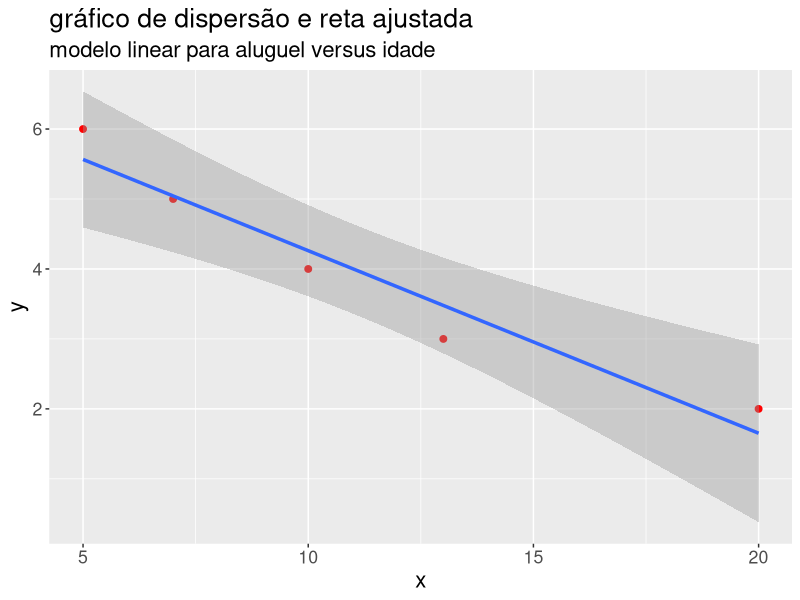
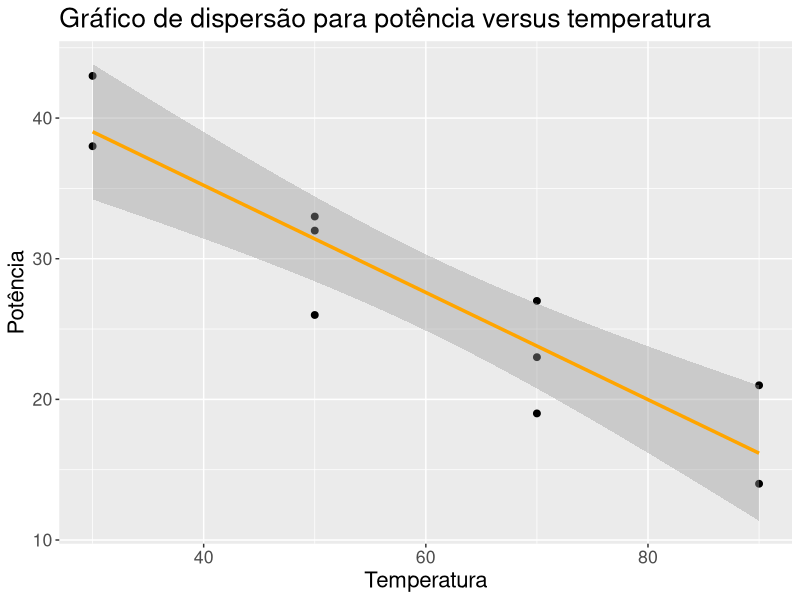
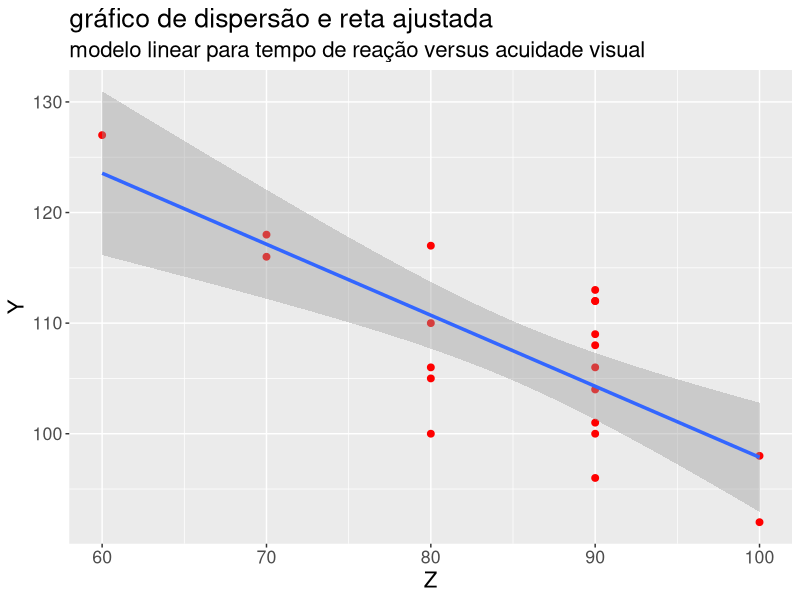
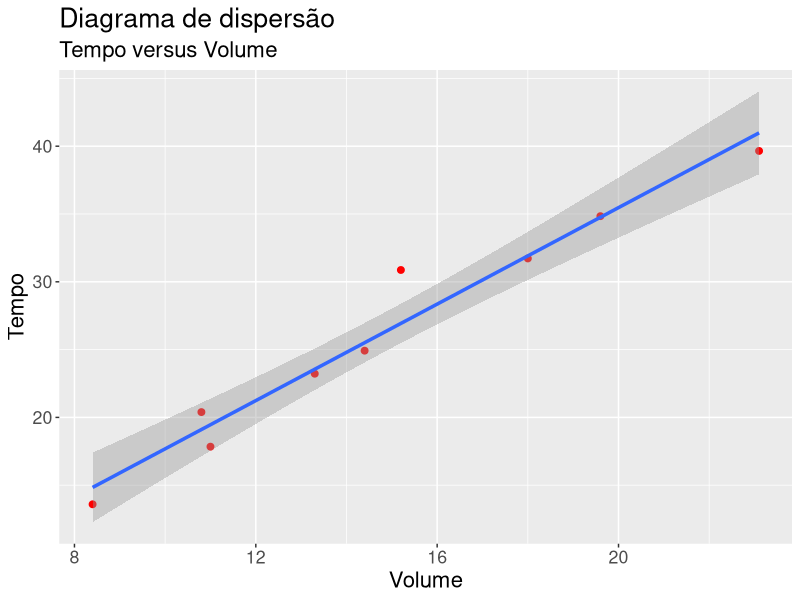
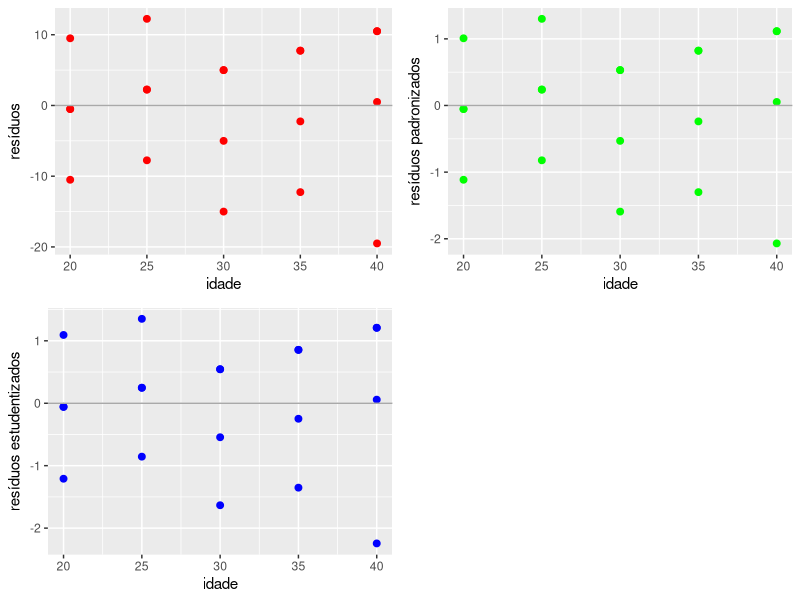
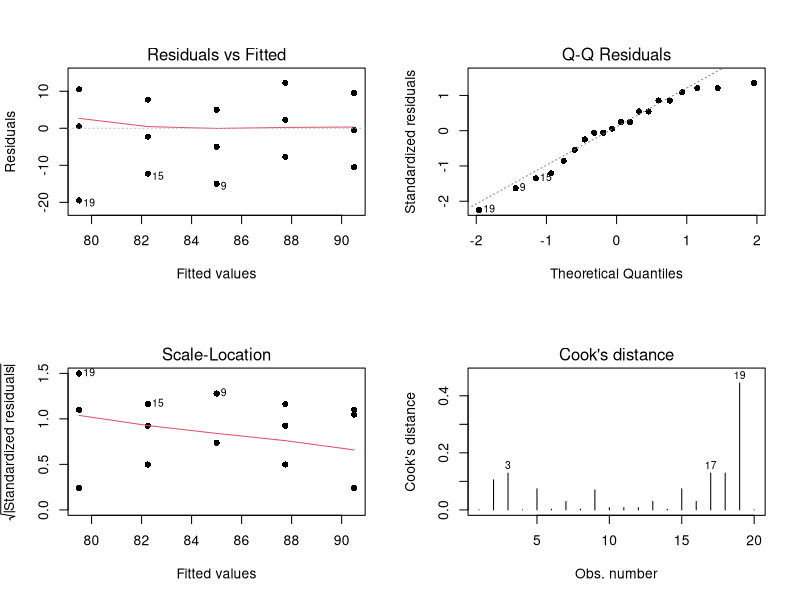
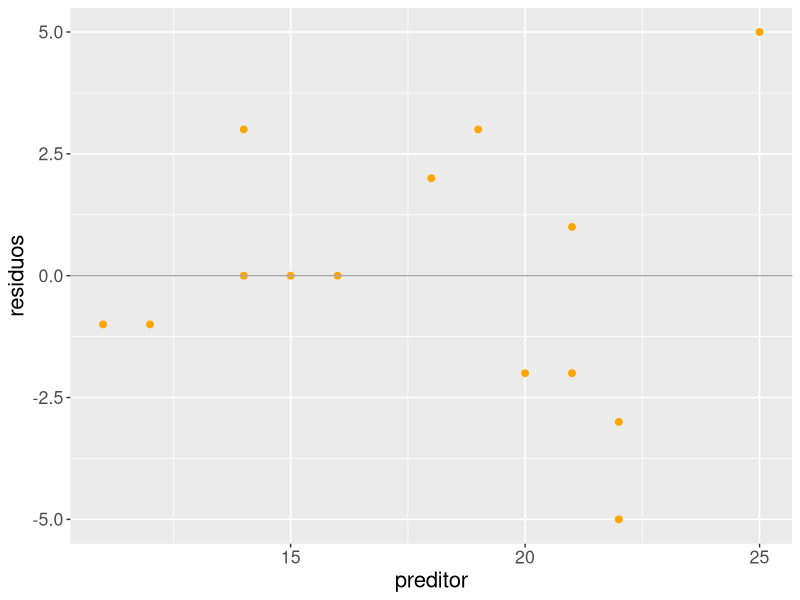
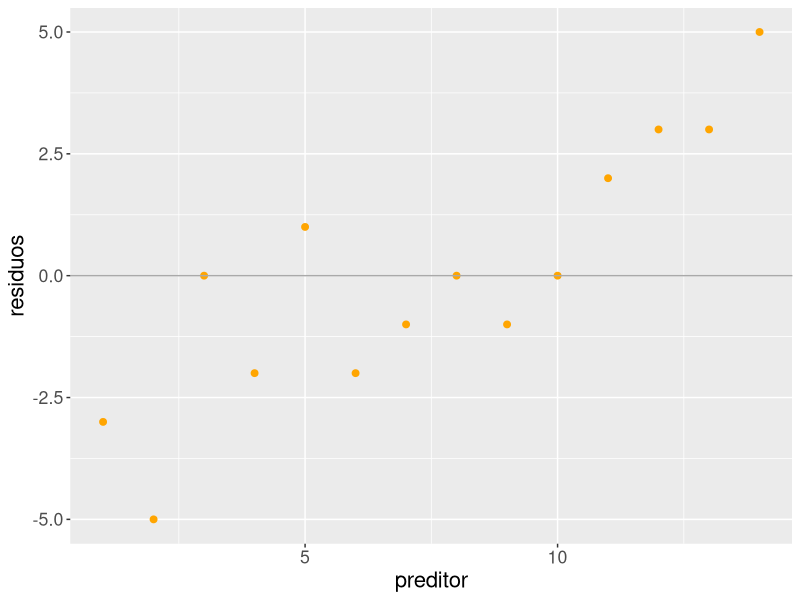

Generate these figures, in order, with R:
## ---- chunk 1
knitr::opts_chunk$set(echo = TRUE)
## ---- chunk 2
library(dplyr)
library(ggplot2)
library(readxl)
library(combinat)
library(kableExtra)
## ---- chunk 3
dados = read_excel("exemplo-15.1.xlsx")
## ---- chunk 4
x = dados$X
y = dados$Y
n = nrow(dados)
## ---- chunk 5
beta_hat = (sum(x*y) - n*mean(x)*mean(y))/(sum(x^2) - n*mean(x)^2)
alpha_hat = mean(y) - beta_hat*mean(x)

alpha_hat
beta_hat
## ---- chunk 6
lm(formula = Y ~ X, dados) %>% 
  summary()
## ---- chunk 7
modelo = lm(formula = Z ~ X, dados)
modelo$coefficients
## ---- chunk 8
kable(data.frame(individuo = dados$indivíduo, X = dados$X, Z = dados$Z, e = modelo$residuals)) %>%
  kable_styling(
    full_width = F,
    bootstrap_options = c("striped", "hover", "condensed", "responsive")
  )
## ---- chunk 9
dados = data.frame(
  x = c(10, 13, 5, 7, 20),
  y = c(4, 3, 6, 5, 2)
)
## ---- chunk 10
modelo = lm(formula = y ~ x, dados)
modelo$coefficients
## ---- chunk 11
ggplot(aes(x, y), data = dados) +
  geom_point(size = 2, color = "red") +
  stat_smooth(formula = y ~ x, method = "lm", size = 1.2) + 
  labs(
    title = "gráfico de dispersão e reta ajustada",
    subtitle = "modelo linear para aluguel versus idade"
  ) + 
  theme(text = element_text(size = 16))
## ---- chunk 12
dados = data.frame(
  Pot = c(38, 43, 32, 26, 33, 19, 27, 23, 14, 21),
  Temp = c(30, 30, 50, 50, 50, 70, 70, 70, 90, 90)
)
## ---- chunk 13
ggplot(aes(x = Temp, y = Pot), data = dados) + 
  geom_point(size = 2, col = "black") + 
  geom_smooth(formula = y ~ x, size = 1.2, col = "orange", method = "lm") +
  labs(
    title = "Gráfico de dispersão para potência versus temperatura",
    x = "Temperatura",
    y = "Potência"
  ) + 
  theme(text = element_text(size = 16))
## ---- chunk 14
modelo = lm(formula = Pot ~ Temp, data = dados)

modelo$coefficients
## ---- chunk 15
dados = read_excel("exemplo-15.1.xlsx")
## ---- chunk 16
ggplot(aes(Z, Y), data = dados) +
  geom_point(size = 2, color = "red") +
  stat_smooth(formula = y ~ x, method = "lm", size = 1.2) + 
  labs(
    title = "gráfico de dispersão e reta ajustada",
    subtitle = "modelo linear para tempo de reação versus acuidade visual"
  ) + 
  theme(text = element_text(size = 16))
## ---- chunk 17
modelo = lm(formula = Y ~ Z, data = dados)

modelo$coefficients
## ---- chunk 18
dados = read_excel("exemplo-15.1.xlsx")
## ---- chunk 19
tabela = anova(lm(formula = Z ~ X, dados))
tabela
## ---- chunk 20
n = nrow(dados)
S2 = sum(tabela$`Sum Sq`)/(n-1)
S2
Se2 = tabela$`Sum Sq`[2]/(n-2)
Se2
## ---- chunk 21
rsq = tabela$`Sum Sq`[1]/sum(tabela$`Sum Sq`)
rsq
## ---- chunk 22
dados = data.frame(
  tempo = c(10.8, 14.4, 19.6, 18, 8.4, 15.2, 11, 13.3, 23.1),
  volume = c(20.39, 24.92, 34.84, 31.72, 13.59, 30.87, 17.84, 23.22, 39.65)
)
## ---- chunk 23
ggplot(aes(x = tempo, y = volume), data = dados) + 
  geom_point(size = 2, color = "red") + 
  stat_smooth(formula = y ~ x, method = "lm", size = 1.2) +
  labs(
    x = "Volume",
    y = "Tempo",
    title = "Diagrama de dispersão",
    subtitle = "Tempo versus Volume"
  ) + 
  theme(text = element_text(size = 16))
## ---- chunk 24
lm(formula = tempo ~ volume, data = dados)
## ---- chunk 25
tabela = anova(lm(formula = tempo ~ volume, data = dados))
tabela
## ---- chunk 26
n = nrow(dados)
S2 = sum(tabela$`Sum Sq`)/(n-1)
S2
Se2 = tabela$`Sum Sq`[2]/(n-2)
Se2
## ---- chunk 27
rsq = tabela$`Sum Sq`[1]/sum(tabela$`Sum Sq`)
rsq
## ---- chunk 28
dados = data.frame(
  x = c(10, 13, 5, 7, 20),
  y = c(4, 3, 6, 5, 2)
)
## ---- chunk 29
tabela = anova(lm(formula = y ~ x, dados))
tabela
## ---- chunk 30
rsq = tabela$`Sum Sq`[1]/sum(tabela$`Sum Sq`)
rsq
## ---- chunk 31
dados = data.frame(
  Pot = c(38, 43, 32, 26, 33, 19, 27, 23, 14, 21),
  Temp = c(30, 30, 50, 50, 50, 70, 70, 70, 90, 90)
)
## ---- chunk 32
tabela = anova(lm(formula = Pot ~ Temp, dados))
tabela
## ---- chunk 33
rsq = tabela$`Sum Sq`[1]/sum(tabela$`Sum Sq`)
rsq
## ---- chunk 34
lm(formula = Pot ~ Temp, dados)
## ---- chunk 35
dados = read_excel("exemplo-15.1.xlsx")
## ---- chunk 36
tabela = anova(lm(formula = Y ~ Z, data = dados))
tabela
## ---- chunk 37
rsq = tabela$`Sum Sq`[1]/sum(tabela$`Sum Sq`)
rsq
## ---- chunk 38
dados = read_excel("exemplo-15.1.xlsx")
## ---- chunk 39
lm(formula = Z ~ X, dados) %>%
  confint(parm = 2)
## ---- chunk 40
lm(formula = Z ~ X, dados) %>%
  confint(parm = 1, level = 0.90)
## ---- chunk 41
lm(formula = Z ~ X, dados) %>%
  anova()
## ---- chunk 42
lm(formula = Z ~ X, dados) %>%
  predict(newdata = data.frame(X = 28), interval = "confidence", level = 0.95)
## ---- chunk 43
lm(formula = Y ~ X, dados) %>%
  predict(newdata = data.frame(X = 28), interval = "predict", level = 0.95)
## ---- chunk 44
tabela = anova(lm(formula = Y ~ Z, data = dados))
tabela
## ---- chunk 45
tabela$`Sum Sq`[1]/sum(tabela$`Sum Sq`)
## ---- chunk 46
cat(
  "Região de aceitação:",
  qt(p = c(0.025, 0.975), df = 20-2)
)
## ---- chunk 47
pt(1.65, df = 20-2)
## ---- chunk 48
dados = read_excel("exemplo-15.1.xlsx")
## ---- chunk 49
modelo = lm(formula = Z ~ X, dados)
## ---- chunk 50
n = nrow(dados)
e = dados$Z - as.vector(modelo$fitted.values) #residuos
se = sqrt(sum(e^2)/(n-2)) #Estimador da variância dos resíduos
z = e/se #residuos padronizados
v = 1/n + (dados$X-mean(dados$X))^2/sum((dados$X-mean(dados$X))^2)
r = e/(se*sqrt(1-v)) #residuo estudentizado
## ---- chunk 51
ei = dados %>%
  ggplot(aes(x = X, y = e)) +
  geom_point(color = "red", size = 2) +
  geom_hline(yintercept = 0, color = "darkgray") + 
  labs(
    x = "idade",
    y = "resíduos"
  )

zi = dados %>%
  ggplot(aes(x = X, y = z)) +
  geom_point(color = "green", size = 2) +
  geom_hline(yintercept = 0, color = "darkgray") + 
  labs(
    x = "idade",
    y = "resíduos padronizados"
  )

ri = dados %>%
  ggplot(aes(x = X, y = r)) +
  geom_point(color = "blue", size = 2) +
  geom_hline(yintercept = 0, color = "darkgray") + 
  labs(
    x = "idade",
    y = "resíduos estudentizados"
  )

cowplot::plot_grid(ei, zi, ri)
## ---- chunk 52
par(mfrow = c(2,2))
plot(modelo, which = c(1:4), pch = 16)
## ---- chunk 53
dados = data.frame(
  preditor = c(11, 20, 14, 22, 12, 25, 15, 
               14, 19, 21, 18, 22, 16, 21
               ),
  residuo = c(-1, -2, 3, -3, -1, 5, 0,
              0, 3, -2, 2, -5, 0, 1
              ),
  ordem = c(9, 6, 13, 1, 7, 14, 8,
            3, 12, 4, 11, 2, 10, 5
            )
)
## ---- chunk 54
dados %>%
  ggplot(aes(x = preditor, y = residuo)) + 
  geom_point(size = 2, col = "orange") + 
  geom_hline(yintercept = 0, color = "darkgray") +
  labs(
    x = "preditor",
    y = "residuos"
  ) +
  theme(text = element_text(size = 16))
## ---- chunk 55
dados %>%
  ggplot(aes(x = ordem, y = residuo)) + 
  geom_point(size = 2, col = "orange") + 
  geom_hline(yintercept = 0, color = "darkgray") +
  labs(
    x = "preditor",
    y = "residuos"
  ) +
  theme(text = element_text(size = 16))
## ---- chunk 56
dados = data.frame(
  x = c(119, 155, 174, 190, 196, 233, 272, 253, 276),
  y = c(112, 152, 172, 183, 192, 228, 263, 239, 263)
)
## ---- chunk 57
modelo = lm(formula = y ~ x - 1, dados)
modelo
## ---- chunk 58
anova(modelo)
## ---- chunk 59
confint(modelo)
## ---- chunk 60
dados %>%
  ggplot(aes(x = x, y = y, dados)) +
  geom_point(size = 2, col = "orange") + 
  geom_smooth(formula = y ~ x - 1, col = "black", method = "lm") +
  labs(
    title = "Modelo linear com intercepto nulo"
  ) +
  theme(text = element_text(size = 16))
## ---- chunk 61
par(mfrow = c(2,2))
plot(modelo, which = c(1:4), pch = 16)
## ---- chunk 62
dados = read_excel("exemplo-15.1.xlsx")
## ---- chunk 63
modelo = lm(Z ~ X, dados)
modelo
## ---- chunk 64
modelo %>%
  predict(newdata = data.frame(X = 18), interval = "confidence", level = 0.95)
## ---- chunk 65
modelo %>%
  predict(newdata = data.frame(X = 30), interval = "confidence", level = 0.95)
## ---- chunk 66
modelo %>%
  predict(newdata = data.frame(X = 80), interval = "confidence", level = 0.95)
## ---- chunk 67
dados = data.frame(
  tempo = c(10.8, 14.4, 19.6, 18, 8.4, 15.2, 11, 13.3, 23.1),
  volume = c(20.39, 24.92, 34.84, 31.72, 13.59, 30.87, 17.84, 23.22, 39.65)
)
## ---- chunk 68
dados %>%
  lm(formula = tempo ~ volume) %>%
  predict(newdata = data.frame(volume = 30), interval = "confidence")
## ---- chunk 69
dados = data.frame(
  meses = c(1:10),
  erros = c(30, 28, 24, 20, 18, 14, 13, 10, 7, 6)
)
## ---- chunk 70
dados %>%
  ggplot(aes(x = meses, y = erros)) +
  geom_point(size = 2, col = "orange") + 
  stat_smooth(formula = y ~ x, method = "lm") +
  labs(
    title = "Reta de regressão linear ajustada",
    subtitle = "Método de MQO"
  ) +
  theme(text = element_text(size = 16))
## ---- chunk 71
lm(formula = erros ~ meses, dados)
## ---- chunk 72
cat(
  "(xbar, ybar) =",
  "[",
  mean(dados$meses), mean(dados$erros),
  "]"
)
## ---- chunk 73
dados %>%
  ggplot(aes(x = meses, y = erros)) +
  geom_point(size = 2, col = "orange") + 
  stat_smooth(formula = y ~ x, method = "lm") +
  geom_vline(xintercept = mean(dados$meses), col = "red") +
  geom_hline(yintercept = mean(dados$erros), col = "red") +
  labs(
    title = "Reta de regressão linear ajustada",
    subtitle = "Método de MQO"
  ) +
  theme_classic() +
  theme(text = element_text(size = 16))
## ---- chunk 74
dados %>%
  lm(formula = erros ~ meses) %>%
  predict(newdata = data.frame(meses = 5), interval = "confidence", level = 0.95)
## ---- chunk 75
dados = data.frame(
  renda = c(3, 5, 10, 20, 30, 50, 70, 100, 150, 200),
  gasto = c(1.5, 2, 6, 10, 15, 20, 25, 40, 60, 80)
)
## ---- chunk 76
modelo = lm(formula = gasto ~ renda, dados)
modelo
## ---- chunk 77
modelo %>%
  predict(newdata = data.frame(renda = 170), interval = "confidence")
## ---- chunk 78
modelo %>%
  predict(newdata = data.frame(renda = 1000), interval = "confidence")
## ---- chunk 79
predict(modelo, interval = "confidence")
## ---- chunk 80
dados = data.frame(
  X = c(0.5, 0.5, 1, 1, 1, 4, 4, 4, 4.5, 4.5, 4.5, 5, 5, 5, 5.5, 6, 6),
  Y = c(163, 182, 978, 466, 549, 495, 723, 681, 619, 1049, 1033, 890, 1522, 1194, 987, 764, 1373)
)
## ---- chunk 81
modelo = lm(formula = Y ~ X, dados)
modelo
## ---- chunk 82
tabela = anova(modelo)
tabela
## ---- chunk 83
rsq = tabela$`Sum Sq`[1]/sum(tabela$`Sum Sq`)
rsq
## ---- chunk 84
summary(modelo)
## ---- chunk 85
modelo %>%
  predict(newdata = data.frame(X = 5), interval = "confidence", level = 0.90)
## ---- chunk 86
n = nrow(dados)
S_e = sqrt(tabela$`Mean Sq`[2]) #estimativa do desvio padrão dos resíduos
alpha_hat = as.double(modelo$coefficients[1]) #parâmetro alpha estimado
t_alpha = ((alpha_hat - 300)/S_e)*sqrt(n*sum((dados$X - mean(dados$X))^2)/sum(dados$X^2))
## ---- chunk 87
pt(t_alpha, df = n-2, lower.tail = F)
## ---- chunk 88
dados = data.frame(
  pais = 15:21,
  filhos = c(15.4, 15.7, 16, 16.3, 16.6, 17, 17.3)
)
## ---- chunk 89
modelo = lm(formula = filhos ~ pais, dados)
modelo
## ---- chunk 90
dados = data.frame(
  X = c(rep(1, 4), rep(3, 5), rep(5, 3), rep(10, 4), rep(15, 4)),
  Y = c(1.1, 0.7, 1.8, 0.4, 
        3, 1.4, 4.9, 4.4, 4.5,
        7.3, 8.2, 6.2,
        12, 13.1, 12.6, 13.2,
        18.7, 19.7, 17.4, 17.1)
)
## ---- chunk 91
modelo = lm(formula = Y ~ X, dados)
modelo
## ---- chunk 92
tabela = anova(modelo)
n = nrow(dados)
S_e = sqrt(tabela$`Mean Sq`[2]) #estimativa do desvio padrão dos resíduos
beta_hat = as.double(modelo$coefficients[2]) #parâmetro beta estimado
t_beta = ((beta_hat - 1)/S_e)*sqrt(sum((dados$X - mean(dados$X))^2))
## ---- chunk 93
pt(t_beta, df = n-2, lower.tail = F)
## ---- chunk 94
x = seq(0, pi, by = 0.1)
y = sin(x)
plot(x, y, pch = 16)
## ---- chunk 95
dados = data.frame(
  Y = c(17, 21, 49, 54, 64, 48, 34, 63, 62, 72, 61, 91),
  log_X = c(rep(0.36, 4), rep(0.56, 4), rep(0.76, 4))
)
## ---- chunk 96
modelo = lm(formula = Y ~ log_X, dados)
modelo
## ---- chunk 97
tabela = anova(modelo)
tabela
## ---- chunk 98
summary(modelo)
